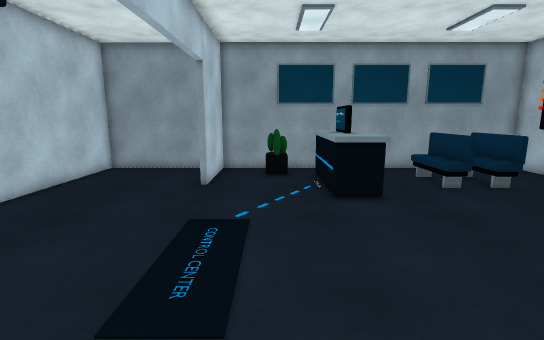
view 1 (above)

12 first-person views from a walk through a 3-D level made in the Unity game engine. The camera is 1.5 m above the floor, tilts 10° down and sees 85° across. The floor is counted in squares, 0.5 m on a side. Each view is taken from the middle of a square. On the plan, view 1 faces up. The plan holds only what a view shows up to about 20 squares ahead; the rest is blank. The place goes on beyond the plan.

view 2
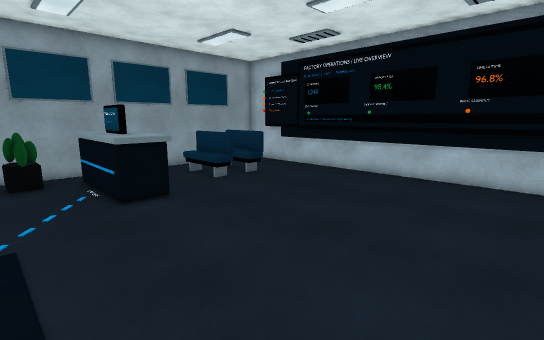

view 3
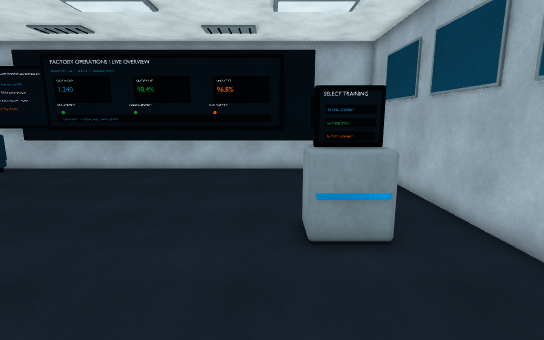

view 4
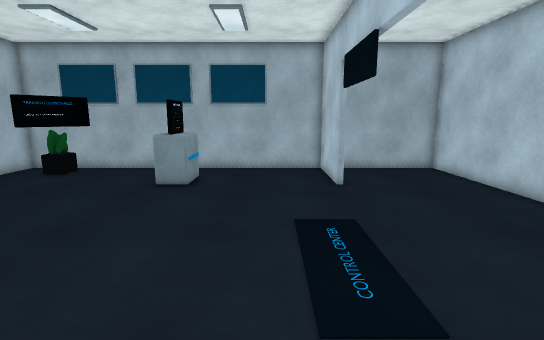

view 5
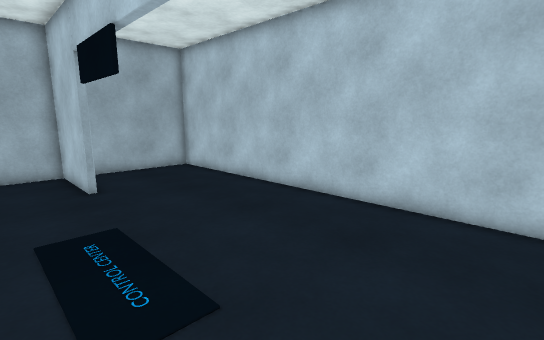

view 6
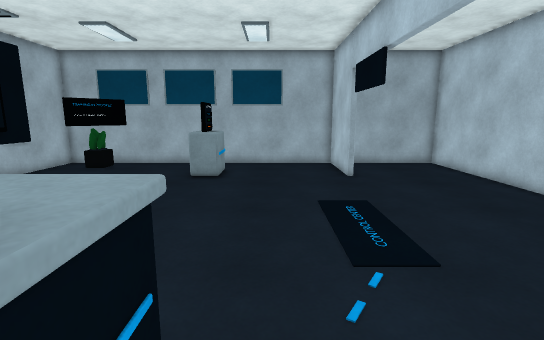

view 7
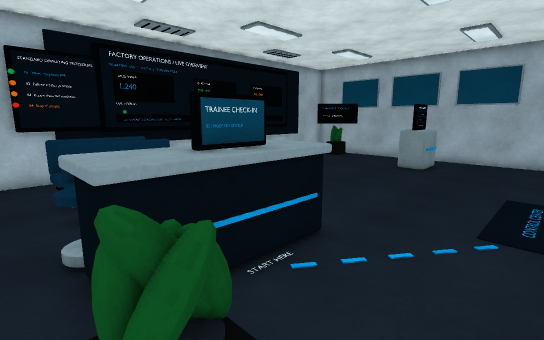

view 8
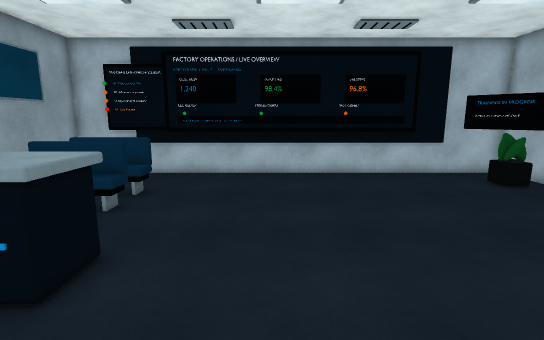

view 9
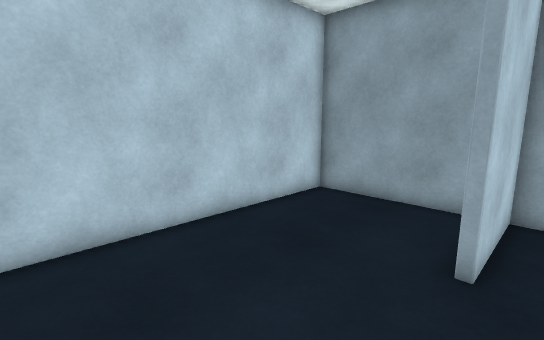

view 10
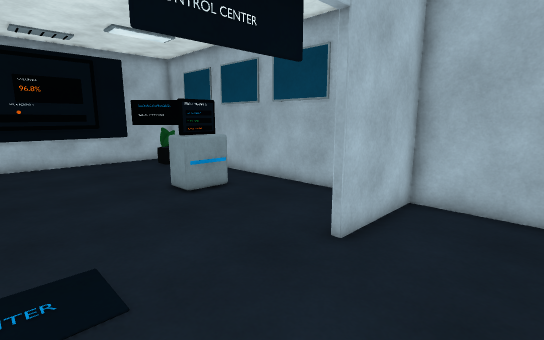

view 11
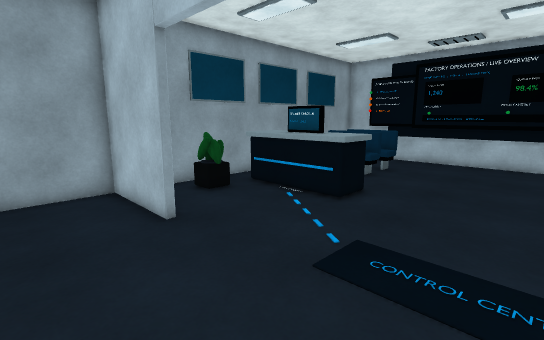

view 12
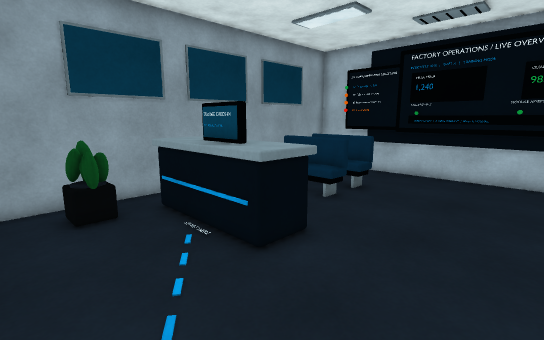

### Floor plan
Key: @ floor where view 1 was taken; # wall or solid block; . floor; = window, fence, low wall or low ledge; ^ raised ledge; O other object.
Columns run from 10 left of view 1 to 14 right of it. Each row starts with its distance up from view 1.
 18 #########################
 17 #......#..=.............#
 16 #......#..O=.^^^........#
 15 #......#..=.^^^ .^O.O...#
 14 #......#....^^^ .^O.O...#
 13 #...........^^^..^O.O...#
 12 #...........^^^...O.O...#
 11 #...........^^^.........#
 10 #.......................#
  9 #.......................#
  8 #.......................#
  7 #.......................#
  6 #.......................#
  5 #.......................#
  4 #.......................#
  3 #.......................#
  2 #.......................#
  1 #.......................#
  0 #.........@.............#
 -1 #.............##........#
 -2 #......#......# ......#.#
 -3 #......#......# .....#..#
 -4 #......#............##O.#
 -5 #......#.............=..#
 -6 #########################

Positions as (right, up) in squares from view 1, and headings:
1: (0, 0), facing up
2: (-1, 0), facing up-right
3: (-3, 0), facing right
4: (0, 12), facing down
5: (0, 12), facing down-left
6: (1, 14), facing down
7: (-2, 17), facing down-right
8: (-2, 7), facing right
9: (-2, 7), facing up-left
10: (-7, 5), facing down-right
11: (-7, 5), facing up-right
12: (-2, 6), facing up-right
